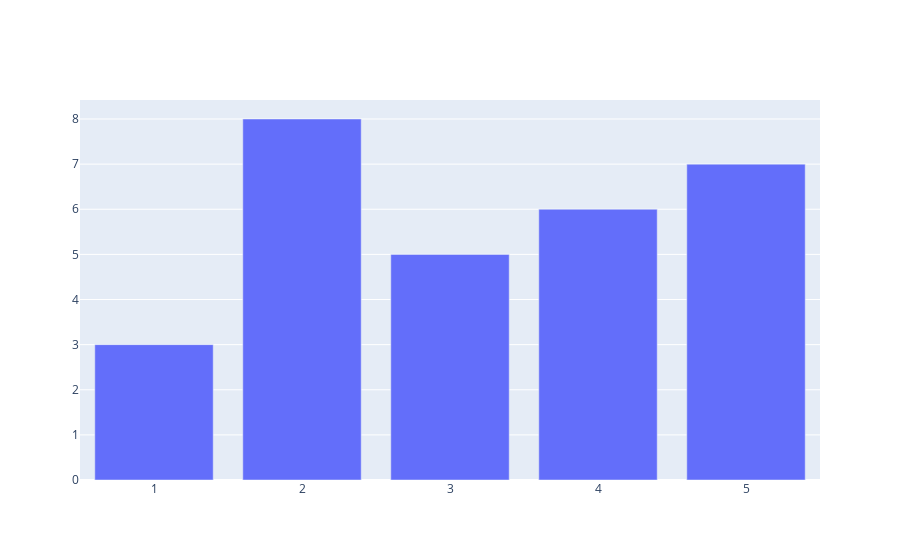

The notebook cell saved with this chart:
### Code cell
fig = go.Figure()
fig.add_trace(go.Bar(x = [1, 2, 3, 4, 5], y = [3, 8, 5, 6, 7] ))

### Figure 1 — Plotly figure (JSON) as saved in the notebook; plotly's stock layout.template omitted (floating-point values rounded to 4 significant figures)
{"data": [{"type": "bar", "x": [1, 2, 3, 4, 5], "y": [3, 8, 5, 6, 7]}], "layout": {}}
